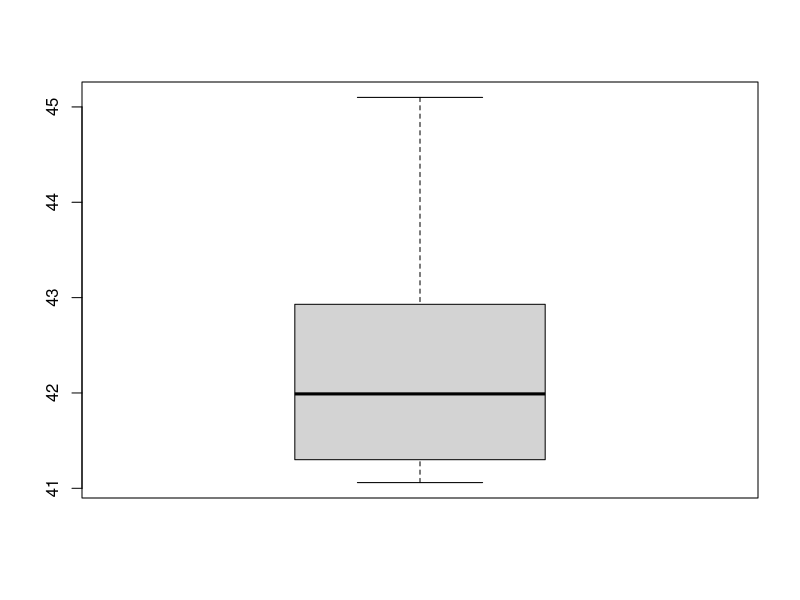
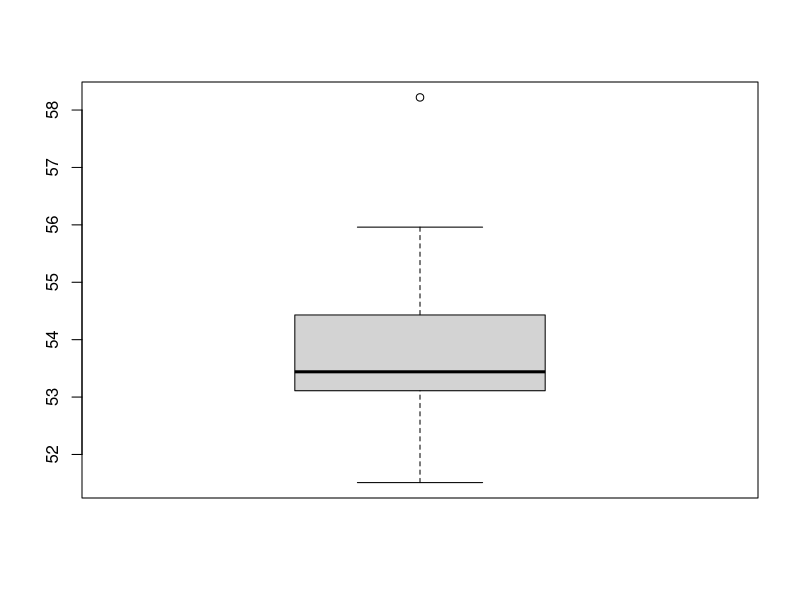
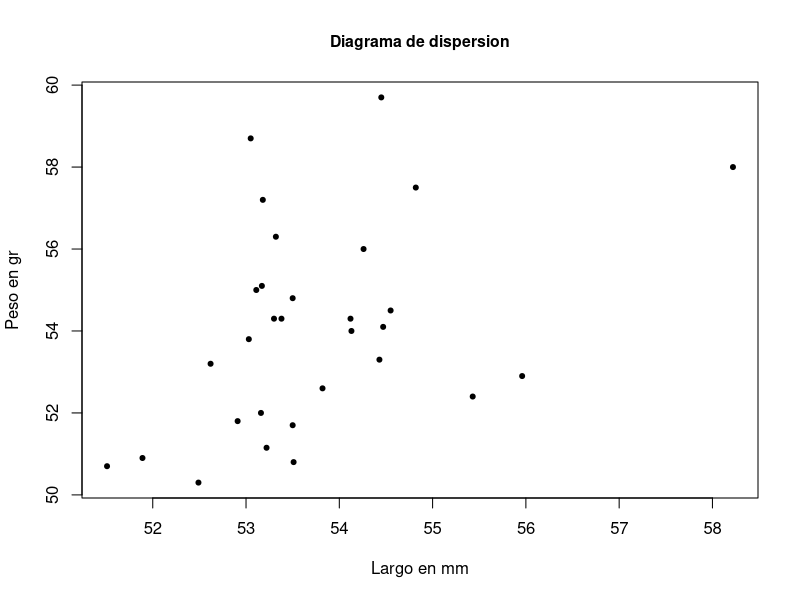
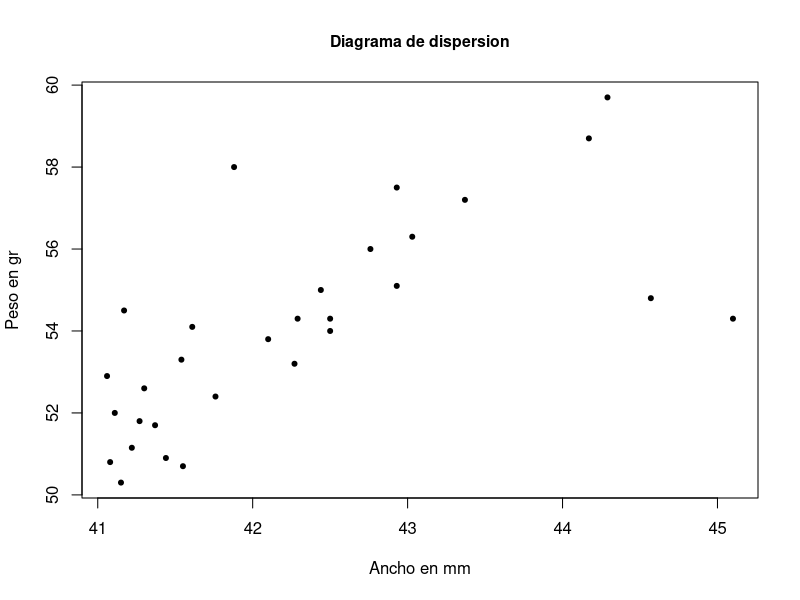
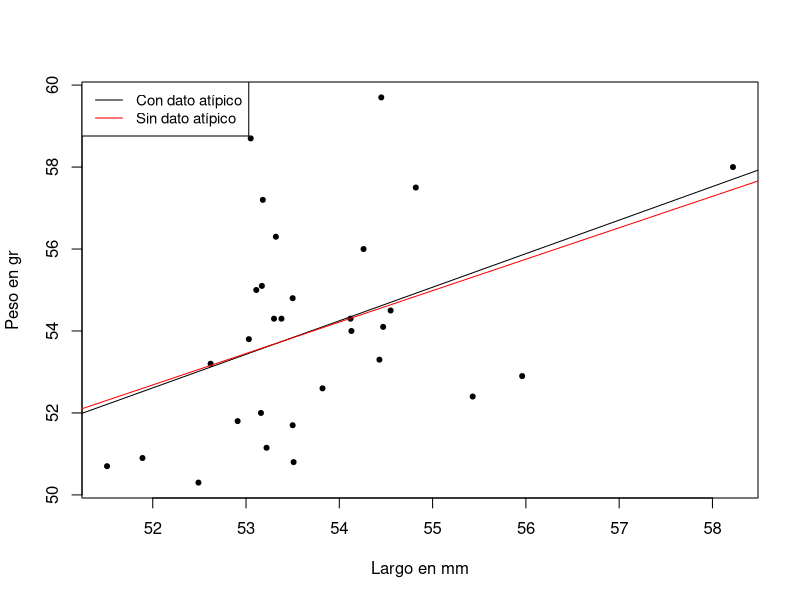
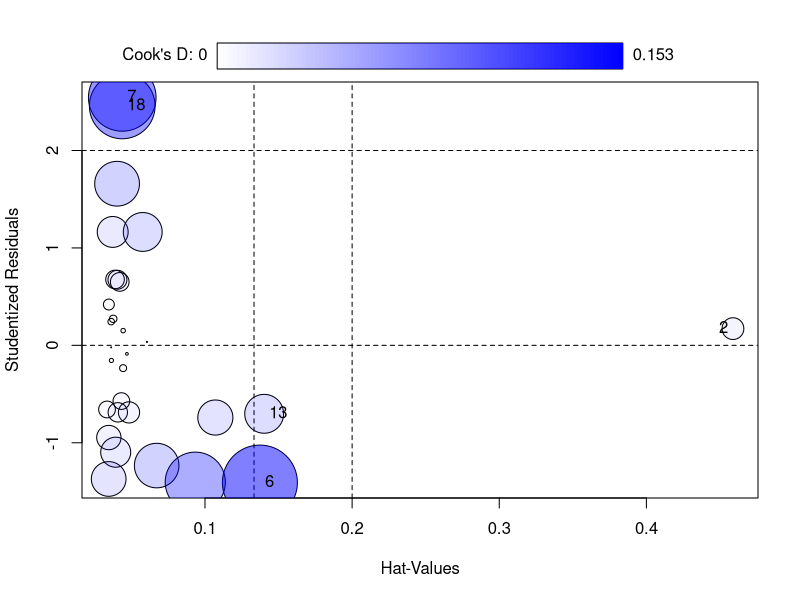
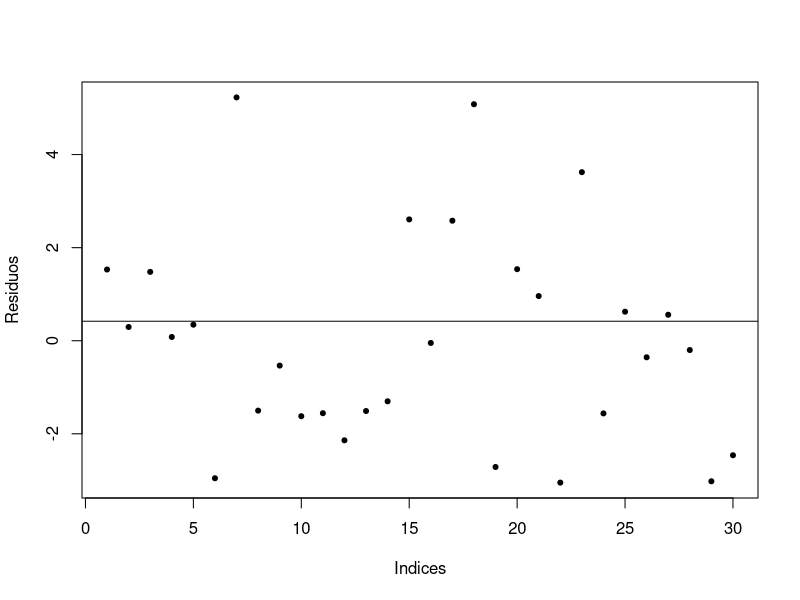
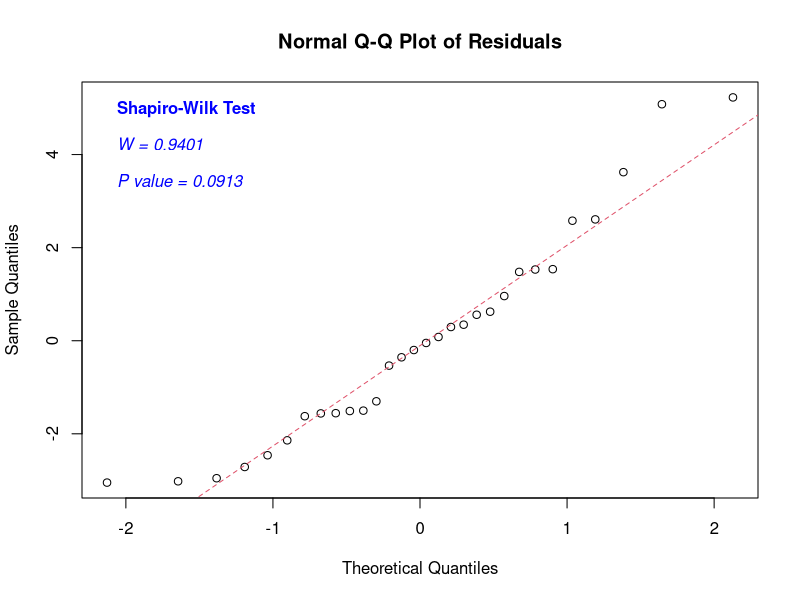

Recreate these plots in R, in order.
myQQnorm <- function(modelo, student = F, ...){
  if(student){
    res <- rstandard(modelo)
    lab.plot <- "Normal Q-Q Plot of Studentized Residuals"
  } else {
    res <- residuals(modelo)
    lab.plot <- "Normal Q-Q Plot of Residuals"
  }
  shapiro <- shapiro.test(res)
  shapvalue <- ifelse(shapiro$p.value < 0.001, "P value < 0.001", paste("P value = ", round(shapiro$p.value, 4), sep = ""))
  shapstat <- paste("W = ", round(shapiro$statistic, 4), sep = "")
  q <- qqnorm(res, plot.it = FALSE)
  qqnorm(res, main = lab.plot, ...)
  qqline(res, lty = 2, col = 2)
  text(min(q$x, na.rm = TRUE), max(q$y, na.rm = TRUE)*0.95, pos = 4, 'Shapiro-Wilk Test', col = "blue", font = 2)
  text(min(q$x, na.rm = TRUE), max(q$y, na.rm = TRUE)*0.80, pos = 4, shapstat, col = "blue", font = 3)
  text(min(q$x, na.rm = TRUE), max(q$y, na.rm = TRUE)*0.65, pos = 4, shapvalue, col = "blue", font = 3)
}
library(graphics)
library(magrittr)
library(readr)
library(lmtest)
eggs <- read_delim("eggs.csv", delim = ";", 
                   escape_double = FALSE,
                   trim_ws = TRUE)
#ancho con p valor menor a 0.05, no es normal
shapiro.test(eggs$ancho)
boxplot(eggs$ancho)
summary(eggs$ancho)
shapiro.test(eggs$largo)
boxplot(eggs$largo)
summary(eggs$largo)
#creo un data.frame sin el dato atipico

eggs_a <- eggs
eggs_a$largo[eggs_a$largo>56]  <- NA
eggs_a <- na.omit(eggs_a)

#p valor 0.002116 menor a 0.05 
cor.test(eggs$peso, eggs$largo)

cor.test(eggs$peso, eggs$ancho)

plot(eggs$largo, eggs$peso, pch = 20, xlab = "Largo en mm", ylab = "Peso en gr", 
     main = "Diagrama de dispersion", cex.main = 0.95)

plot(eggs$ancho, eggs$peso, pch = 20, xlab = "Ancho en mm", ylab = "Peso en gr", 
     main = "Diagrama de dispersion", cex.main = 0.95)



#lm peso vs largo
modelo_la_a <-lm(peso  ~ largo, data = eggs_a) #con dato atipico
modelo_la <-lm(peso  ~ largo, data = eggs) #sin dato atipico


eggs$fitted.modelo_la <- fitted(modelo_la)
eggs$residuals.modelo_la <- residuals(modelo_la)
eggs$rstudent.modelo_la <- rstudent(modelo_la)
#p valor mayor a 0.05, errores normales para largo
shapiro.test(eggs$rstudent.modelo_la)


#con dato atipico a los datos
plot(eggs$largo, eggs$peso, pch = 20, xlab = "Largo en mm", ylab = "Peso en gr")
abline(modelo_la)
abline(modelo_la_a, col = "red")
legend("topleft",
       legend = c("Con dato atípico","Sin dato atípico"),
       lty = c(1, 1),
       col = c("black", "red"),
       cex = 0.9)



#Como se puede ver en el modelo la diferencia entre los modelos no es 
#significativa por lo que se puede dejar el dato atípico sin que influya
#mayormente en el análisis de los datos

library(car)
outlierTest(modelo_la, cutoff = 0.05, n.max = 10, order = TRUE)
influencePlot(modelo_la)
cook <- cooks.distance(modelo_la)
labels <- rownames(eggs)
shapiro.test(eggs$rstudent.modelo_la)
#Datos "atipicos" al modelo de regresion
#Ninguno es influyente, mas solamente tenemos un dato atipico al modelo de regresion
#Entonces se continua con todos los datos 


#p valor mayor a 0.05, no se pueden sacar las mismas conclusiones
summary(modelo_la)$coefficients

#contiene el 0, no se pueden sacar las mismas conclusiones

confint(modelo_la, level = 0.95)
#SSM < SSR, F > 1, pvalor mayor a 0.05, no se pueden sacar las mismas conclusiones
anova(modelo_la)

eggs$fitted.modelo_la <- fitted(modelo_la)
eggs$residuals.modelo_la <- residuals(modelo_la)
eggs$rstudent.modelo_la <- rstudent(modelo_la)
#p valor mayor a 0.05, errores normales para largo
shapiro.test(eggs$rstudent.modelo_la)



plot(eggs$residuals.modelo_la, pch = 20, ylab = "Residuos", xlab = "Indices")
abline(h = cor(eggs$peso, eggs$largo))
#
dwtest(peso ~ largo, alternative = "two.sided", data = eggs)

modelo_la %>% myQQnorm()

#Existe homogeneidad pues la significación es mayor de 0.05,
#la varianza es constante a lo largo de la muestra.
bptest(modelo_la)

x0 <- seq(min(eggs$largo), max(eggs$largo), length = 15)
dfp <- data.frame(largo = x0)
pred.ip <- predict(modelo_la, dfp, interval = "prediction", se.fit = TRUE, data = eggs)
head(pred.ip$fit)

matplot(x0, pred.ip$fit, type = "l", xlab = "Largo", ylab = "Peso")

pred.ic <- predict(modelo_la, dfp, interval = "confidence", se.fit = TRUE, data = eggs)
head(pred.ic$fit)

library(graphics)
matplot(x0, pred.ic$fit, type = "l", xlab = "Largo", ylab = "Peso")

plot(eggs$largo, 
     eggs$peso, 
     pch = 20, ylim = range(eggs$largo, pred.ip, na.rm = TRUE),
     xlab = "Largo", ylab = "Peso")
matlines(dfp$largo, pred.ic$fit, lty = c(1, 2, 2), lwd = 1.5, col = 1)
matlines(dfp$largo, pred.ip$fit, lty = c(1, 3, 3), lwd = 1.5, col = 1)



#------------------------------------------ANCHO-------------------------------------------------#
#lm peso vs ancho
modelo_an <-lm(peso  ~ ancho, data = eggs)
plot(eggs$ancho, eggs$peso, pch = 20, xlab = "Ancho en mm", ylab = "Peso en gr")
abline(modelo_an)
modelo_an %>% myQQnorm()
#p valores menores a 0.05, si se pueden sacar las mismas conclusiones
summary(modelo_an)$coefficients
#no contiene el 0, se pueden sacar las mismas conclusiones de rechazar la hipotesis nula  
confint(modelo_an, level = 0.95)

#SSM > SSR, F mayor a 1, p valor menos a 0.05, se pueden sacar las mismas conclusiones
anova(modelo_an)


eggs$fitted.modelo_an <- fitted(modelo_an)
eggs$residuals.modelo_an <- residuals(modelo_an)
eggs$rstudent.modelo_an <- rstudent(modelo_an)
#p valor mayor a 0.05, errores normales para ancho

shapiro.test(eggs$rstudent.modelo_an)
#esto se podria omitir?
qqnorm(eggs$rstudent.modelo_an, main = "Normal(0,1)")
qqline(eggs$rstudent.modelo_an)
#p valor menor a 0.05, varianza no constante
bptest(modelo_an)

plot(eggs$residuals.modelo_an, pch = 20, ylab = "Residuos", xlab = "?ndices")
abline(h = cor(eggs$peso, eggs$ancho))

dwtest(peso ~ ancho, alternative = "two.sided", data = eggs)

par(mfrow = c(1, 1))
qqnorm(eggs$rstudent.modelo_an, main = "normal(0,1)")
qqline(eggs$rstudent.modelo_an)
plot(eggs$rstudent.modelo_an, pch = 20, ylab = "Residuaos", xlab = "?ndices")

